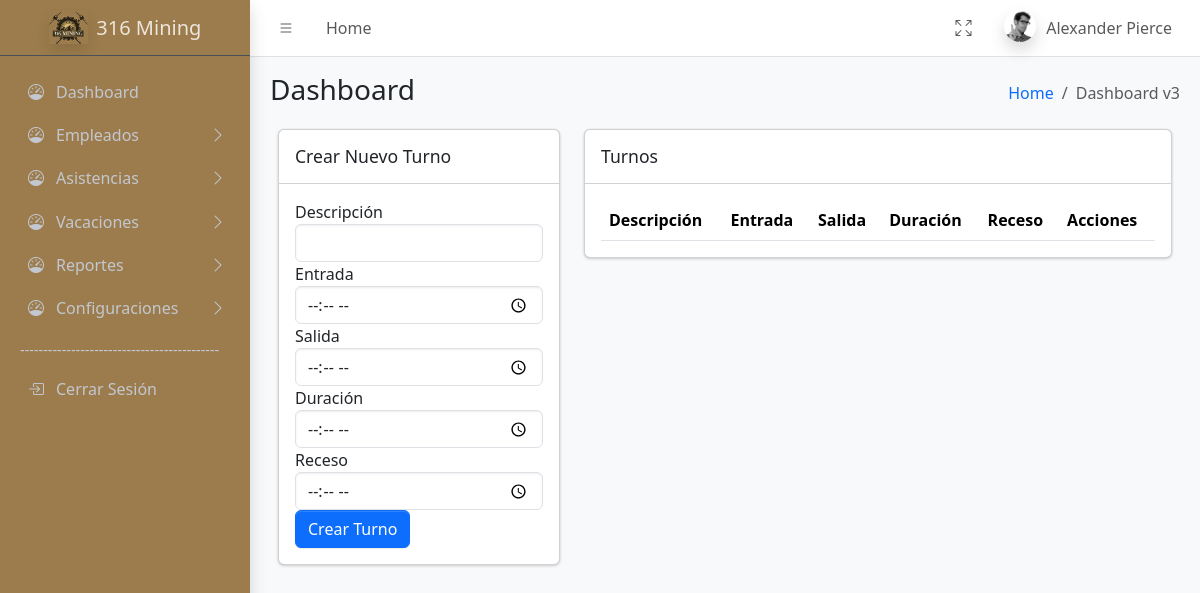
/sistema/controller/ConfiguracionesController/TurnosController.php?action=MostrarTurnos, run on an earlier commit of the app's database.
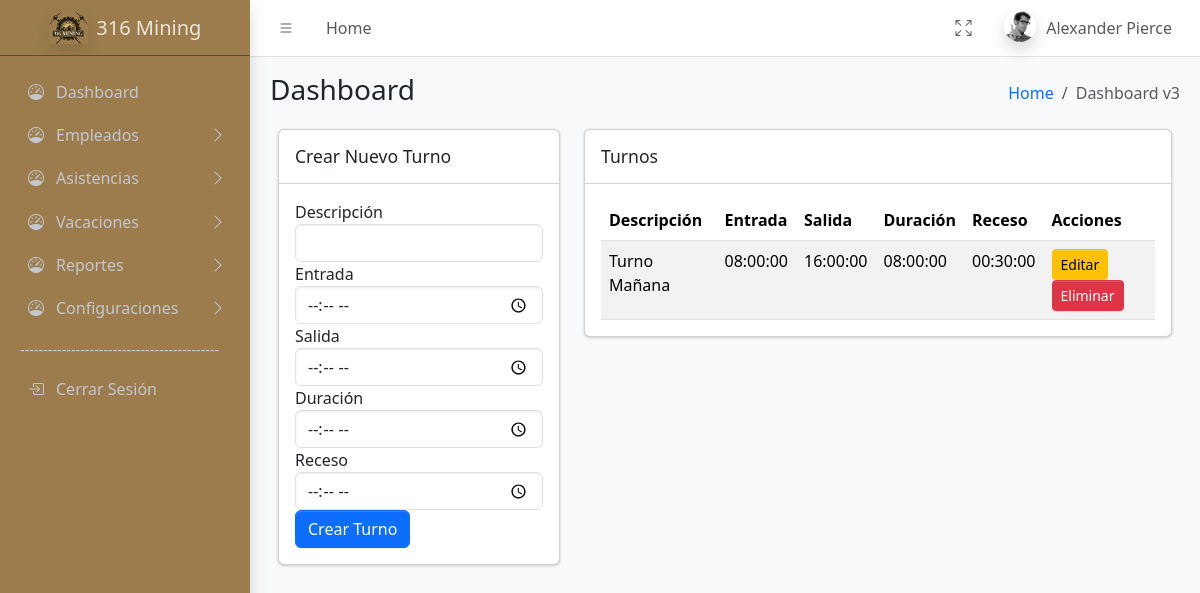
And on a later commit of the database.
### tables this page shows
CREATE TABLE `turnos` (
  `idTurno` int(11) NOT NULL,
  `descripcion` varchar(50) NOT NULL,
  `entrada` time DEFAULT NULL,
  `salida` time DEFAULT NULL,
  `duracion` time DEFAULT NULL,
  `receso` time NOT NULL,
  `tolerancia` int(11) DEFAULT 0,
  `tolerancia_acumulada_mensual` int(11) DEFAULT 0
);

### sistema/model/conexion.php (called while the page is built, shortened)
<?php
class Database {
    public function __construct() {
        try {
            $host = 'localhost';
            $dbname = 'biometrico';
            $username = 'root';
            $password = '';
            $this->conn = new PDO("mysql:host=$host;dbname=$dbname", $username, $password);
        } catch (PDOException $e) {
            echo "Error de conexión: " . $e->getMessage();
            exit();
        }
    }
}
?>

### sistema/controller/BaseController.php (called while the page is built, shortened)
<?php
class BaseController {
        protected function loadView($view,
                                        $data = [],
                                        $additionalCss = [],
                                        $additionalJs = [],
                                        $title = 'Sistema') {
                                    include __DIR__ . '/../view/templates/layout.php';
    }
}
?>

### sistema/model/ConfiguracionModel/TurnosModel.php (called while the page is built, shortened)
<?php
require_once __DIR__ . '/../conexion.php';
class Turnos extends Database {
    public function ObtenerTurnos() {
        $sql = "SELECT * FROM turnos ORDER BY descripcion ASC";
        $stmt = $this->conn->prepare($sql);
        $stmt->execute();
        return $stmt->fetchAll(PDO::FETCH_ASSOC);
    }
}
?>

### sistema/view/Configuracion/Turnos.php (the view, shortened to what this page needs)
<div class="col-sm-6">
    <h3 class="mb-0">Dashboard</h3>
</div>
<div class="col-sm-6">
    <ol class="breadcrumb float-sm-end">
        <li class="breadcrumb-item"><a href="#">Home</a></li>
        <li class="breadcrumb-item active" aria-current="page">
            Dashboard v3
        </li>
    </ol>
</div>
</div>
</div>
</div>
<div class="app-content">
    <div class="container-fluid">
        <div class="row">
        <div class="app-content">
    <div class="container-fluid">
        <div class="row">
            <div class="col-lg-4">
                <div class="card mb-3">
                    <div class="card-header">
                        <h3 class="card-title">Crear Nuevo Turno</h3>
                    </div>
                    <div class="card-body">
                        <form action="/biometrico/sistema/controller/ConfiguracionesController/TurnosController.php?action=CrearTurno" method="POST" id="formCrearTurno">
                            <div class="form-group">
                                <label for="descripcion">Descripción</label>
                                <input type="text" class="form-control" id="descripcion" name="descripcion" required>
                            </div>
                            <div class="form-group">
                                <label for="entrada">Entrada</label>
                                <input type="time" class="form-control" id="entrada" name="entrada" required>
                            </div>
                            <div class="form-group">
                                <label for="salida">Salida</label>
                                <input type="time" class="form-control" id="salida" name="salida" required>
                            </div>
                            <div class="form-group">
                                <label for="duracion">Duración</label>
                                <input type="time" class="form-control" id="duracion" name="duracion" required>
                            </div>
                            <div class="form-group">
                                <label for="receso">Receso</label>
                                <input type="time" class="form-control" id="receso" name="receso" required>
                            </div>
                            <button type="submit" class="btn btn-primary">Crear Turno</button>
                        </form>
                    </div>
                </div>
            </div>
            <div class="col-lg-8">
                <div class="card mb-4">
                    <div class="card-header">
                        <h3 class="card-title">Turnos</h3>
                    </div>
                    <div class="card-body table-responsive">
                        <table class="table table-striped">
                            <thead>
                                <tr>
                                    <th>Descripción</th>
                                    <th>Entrada</th>
                                    <th>Salida</th>
                                    <th>Duración</th>
                                    <th>Receso</th>
                                    <th>Acciones</th>
                                </tr>
                            </thead>
                            <tbody>
                                <?php foreach ($Turnos as $Turno): ?>
                                    <tr>
                                        <td><?= $Turno['descripcion'] ?></td>
                                        <td><?= $Turno['entrada'] ?></td>
                                        <td><?= $Turno['salida'] ?></td>
                                        <td><?= $Turno['duracion'] ?></td>
                                        <td><?= $Turno['receso'] ?></td>
                                        <td>
                                            <button class="btn btn-warning btn-sm" data-bs-toggle="modal" data-bs-target="#editModal"
                                                data-id="<?= $Turno['idTurno'] ?>"
                                                data-descripcion="<?= $Turno['descripcion'] ?>"
                                                data-entrada="<?= $Turno['entrada'] ?>"
                                                data-salida="<?= $Turno['salida'] ?>"
                                                data-duracion="<?= $Turno['duracion'] ?>"
                                                data-receso="<?= $Turno['receso'] ?>">Editar</button>
                                            <button class="btn btn-danger btn-sm" data-bs-toggle="modal" data-bs-target="#deleteModal"
                                                data-id="<?= $Turno['idTurno'] ?>"
                                                data-descripcion="<?= $Turno['descripcion'] ?>">Eliminar</button>
                                        </td>
                                    </tr>
                                <?php endforeach; ?>
                            </tbody>
                        </table>
                    </div>
                </div>
            </div>
        </div>
    </div>
</div>
        </div>
    </div>
</div>
</div>

### sistema/controller/ConfiguracionesController/TurnosController.php (shortened to what this page needs)
<?php
require_once '../BaseController.php';
require_once __DIR__ . '/../../model/ConfiguracionModel/TurnosModel.php';
class TurnosController extends BaseController
{
    private $model;
    public function __construct()
    {
        $this->model = new Turnos();
    }
    public function MostrarTurnos()
    {
        if ($_SERVER['REQUEST_METHOD'] == 'GET') {
            $Turnos = $this->model->ObtenerTurnos();
            $this->loadView(
                'Configuracion.Turnos',
                ['Turnos' => $Turnos],
                [],
                [
                    '/biometrico/sistema/view/Configuracion/js/Turno.min.js'
                ],
                'Turnos'
            );
        }
    }
}
if (isset($_GET['action'])) {
    $controller = new TurnosController();
    $action = $_GET['action'];
    if (method_exists($controller, $action)) {
        $controller->$action();
    } else {
        echo "Error: Acción no encontrada.";
    }
}

### sistema/view/templates/layout.php (shortened to what this page needs)
<!DOCTYPE html>
<html lang="en">
<head>
    <link rel="stylesheet" href="https://cdn.jsdelivr.net/npm/@fontsource/source-sans-3@5.0.12/index.css">
    <link rel="stylesheet" href="https://cdn.jsdelivr.net/npm/overlayscrollbars@2.3.0/styles/overlayscrollbars.min.css">
    <link rel="stylesheet" href="https://cdn.jsdelivr.net/npm/bootstrap-icons@1.11.0/font/bootstrap-icons.min.css">
    <link rel="stylesheet" href="../../resources/dist/css/adminlte.css">
    <link rel="stylesheet" href="https://cdn.jsdelivr.net/npm/apexcharts@3.37.1/dist/apexcharts.css">
</head>
<body class="layout-fixed sidebar-expand-lg bg-body-tertiary">
    <div class="app-wrapper">
        <nav class="app-header navbar navbar-expand bg-body">
            <div class="container-fluid">
                <ul class="navbar-nav">
                    <li class="nav-item"> <a class="nav-link" data-lte-toggle="sidebar" href="#" role="button"> <i class="bi bi-list"></i> </a> </li>
                    <li class="nav-item d-none d-md-block"> <a href="#" class="nav-link">Home</a> </li>
                </ul>
                <ul class="navbar-nav ms-auto">
                    <li class="nav-item"> <a class="nav-link" href="#" data-lte-toggle="fullscreen"> <i data-lte-icon="maximize" class="bi bi-arrows-fullscreen"></i> </a> </li>
                    <li class="nav-item dropdown user-menu"> <a href="#" class="nav-link dropdown-toggle" data-bs-toggle="dropdown"> <img src="../resources/dist/assets/img/user2-160x160.jpg" class="user-image rounded-circle shadow" alt="User Image"> <span class="d-none d-md-inline">Alexander Pierce</span> </a>
                    </li>
                </ul>
            </div>
        </nav>
        <aside class="app-sidebar bg-body-secondary shadow" data-bs-theme="dark">
            <div class="sidebar-brand"> <a href="./index.php" class="brand-link"> <img src="../../resources/img/minaLogo.png" alt="AdminLTE Logo" class="brand-image opacity-75 shadow"> <span class="brand-text fw-light">316 Mining</span> </a> </div>
            <div class="sidebar-wrapper">
                <nav class="mt-2">
                    <ul class="nav sidebar-menu flex-column" data-lte-toggle="treeview" role="menu" data-accordion="false" color="#8b783d">
                        <li class="nav-item"> <a href="/biometrico/sistema/controller/DashboardController/DashboardController.php?action=MostrarDashboard" class="nav-link"> <i class="nav-icon bi bi-speedometer"></i>
                                <p>
                                    Dashboard
                                </p>
                            </a>
                        </li>
                        <li class="nav-item menu-close"> <a href="#" class="nav-link"> <i class="nav-icon bi bi-speedometer"></i>
                                <p>
                                    Empleados
                                </p>
                            </a>
                        </li>
                        <li class="nav-item menu-close"> <a href="#" class="nav-link"> <i class="nav-icon bi bi-speedometer"></i>
                                <p>
                                    Asistencias
                                </p>
                            </a>
                            <li class="nav-item menu-close"> <a href="#" class="nav-link"> <i class="nav-icon bi bi-speedometer"></i>
                                <p>
                                    Vacaciones
                                </p>
                            </a>
                        </li>
                            <li class="nav-item menu-close"> <a href="#" class="nav-link"> <i class="nav-icon bi bi-speedometer"></i>
                                <p>
                                    Reportes
                                </p>
                            </a>
                        </li>
                        <li class="nav-item menu-close"> <a href="#" class="nav-link"> <i class="nav-icon bi bi-speedometer"></i>
                                <p>
                                    Configuraciones
                                </p>
                            </a>
                        </li>
                        <li class="nav-header">-------------------------------------------</li>
                        <li class="nav-item"> <a href="#" id="cerrarSesion" class="nav-link">
                                <i class="nav-icon bi bi-box-arrow-in-right"></i>
                                <p>Cerrar Sesión</p>
                            </a>
                        </li>
                    </ul>
                </nav>
            </div>
        </aside>
        <main class="app-main">
            <div class="app-content-header">
                <div class="container-fluid">
                    <div class="row">
                        <?php include $viewPath; ?>
</body>
</body>
</html>

What changed in the data, as far as the page shows it:
added turnos: descripcion "Turno Mañana", entrada "08:00:00", salida "16:00:00", duracion "08:00:00", receso "00:30:00"
